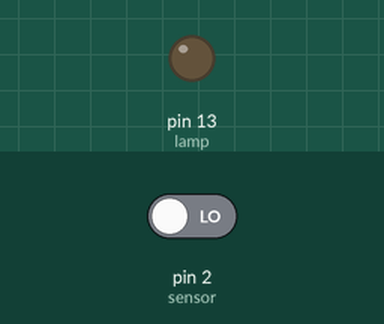
This sketch was run on a simulated Arduino Uno, built with avr-gcc and run on an emulated ATmega328P. On the bench: output pins drawn as LEDs (lit = HIGH). The inputs (shaded band) are chosen by the test bench; at power-on: pin 2 (sensor) LOW.

Above: at 1.2 s.
1.3 s: pin 2 (sensor) driven HIGH
At 1.9 s:
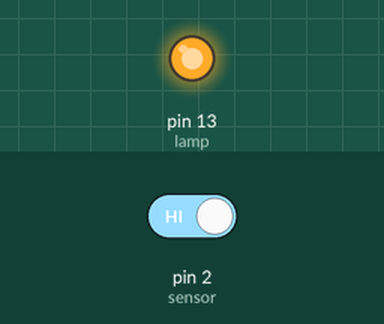
Timing chart, 0 to 4.3 s (numbered marks = the images above; inputs shaded):
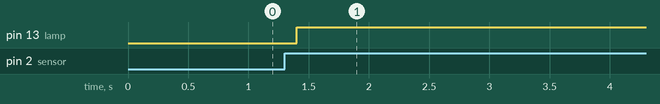

Measured:
- after the input at 1.3 s, pin 13 (lamp): LOW → HIGH after 0.10 s

The sketch:

ard_lamp.ino
```cpp
#define sensor 2
#define lamp 13
int count = 0;

void setup() {
  pinMode(sensor, INPUT);
  pinMode(lamp, OUTPUT);
}

void loop() {
  if (digitalRead(sensor) == HIGH) {
    delay(100);  // Debounce delay
    if (digitalRead(sensor) == HIGH) {  // Check if the signal is still high
      count++;
      if (count == 1) {
        digitalWrite(lamp, HIGH);  // Turn on the lamp
      } else if (count == 2) {
        digitalWrite(lamp, LOW);  // Turn off the lamp
        count = 0;
      }
      while (digitalRead(sensor) == HIGH);  // Wait until the sound signal goes low
    }
  }
  delay(10);  // Short delay to avoid rapid switching
}
```
